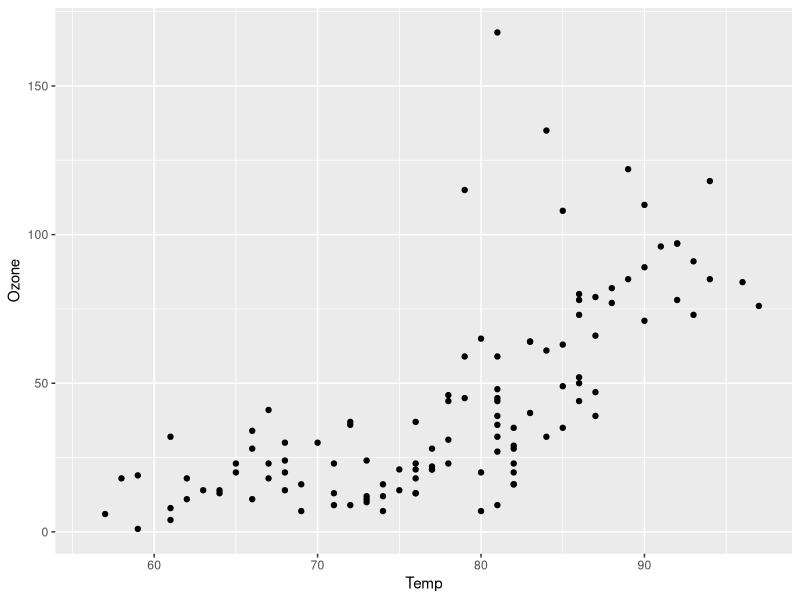
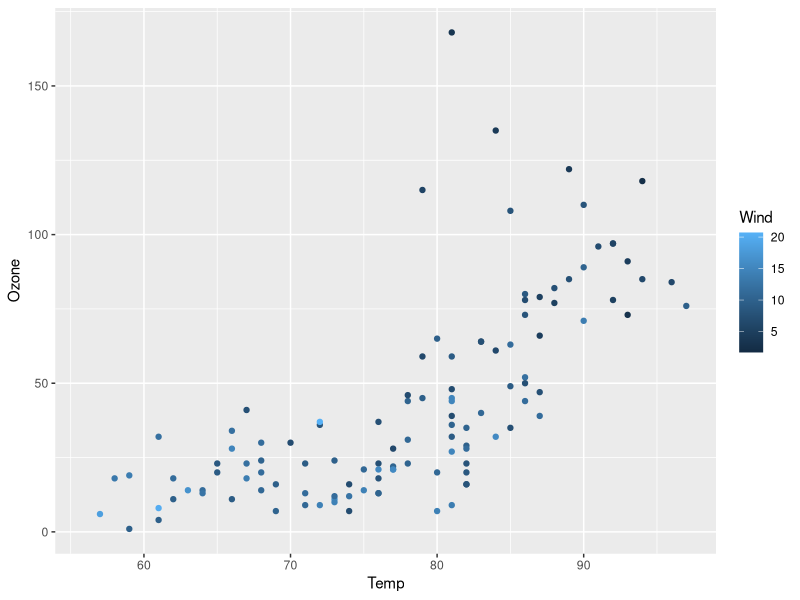
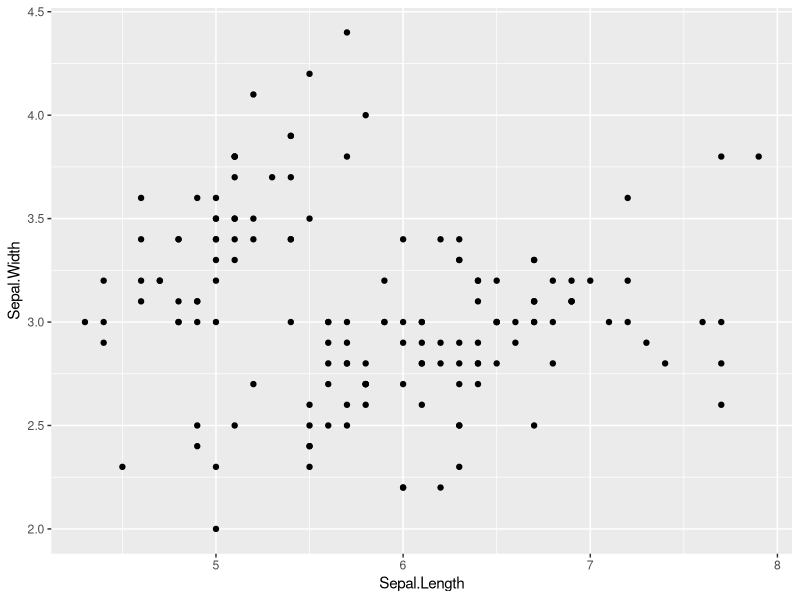
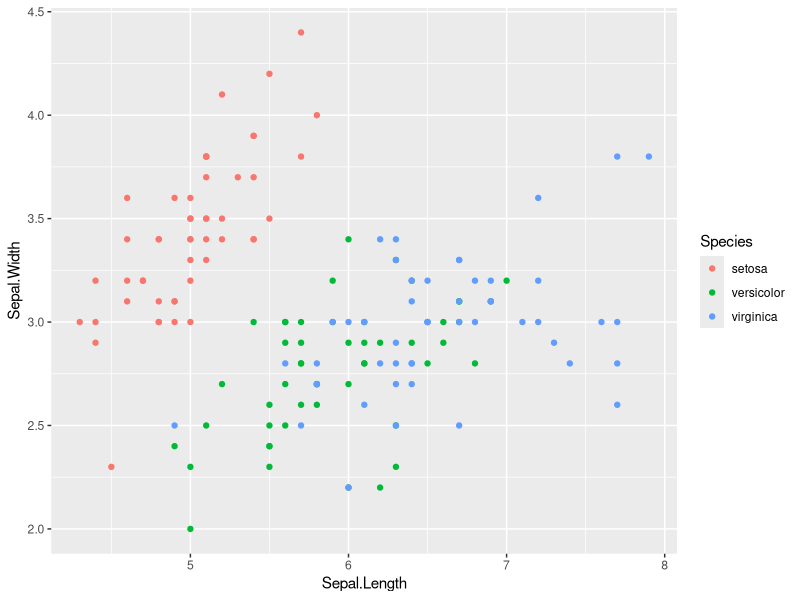

R code for these plots, in order:
library(ggplot2)

ggplot(data=airquality)+geom_point((mapping=aes(x=Temp, y=Ozone)))

str(airquality)

ggplot(data=airquality)+geom_point(mapping=aes(x=Temp, y=Ozone, color=Wind))

ggplot(data=iris)+geom_point((mapping=aes(x=Sepal.Length, y=Sepal.Width)))

ggplot(data=iris) + geom_point(mapping=aes(x = Sepal.Length, y = Sepal.Width, color = Species))
